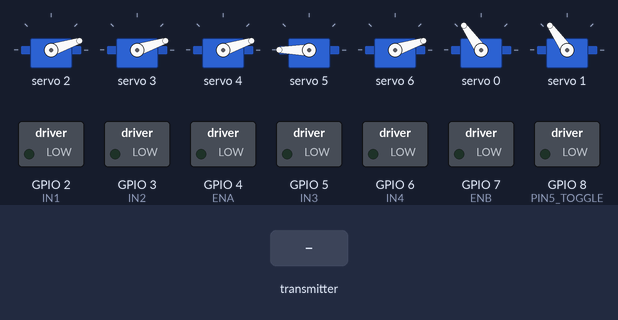
Simulated run of this sketch. Board: ESP32-S3. Parts: 7 × servo, switched loads named in the sketch (green lamp = pin HIGH). Inputs (shaded band) come from the test bench.

Above: at 1.2 s.
1.3 s: the transmitter starts sending pots.0 = 1024
At 2.0 s:
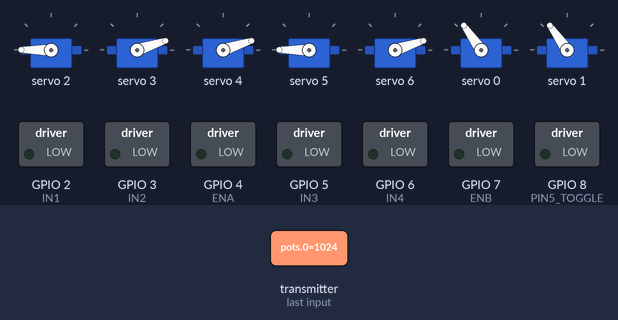
2.8 s: the transmitter starts sending pots.1 = 1024
At 3.3 s:
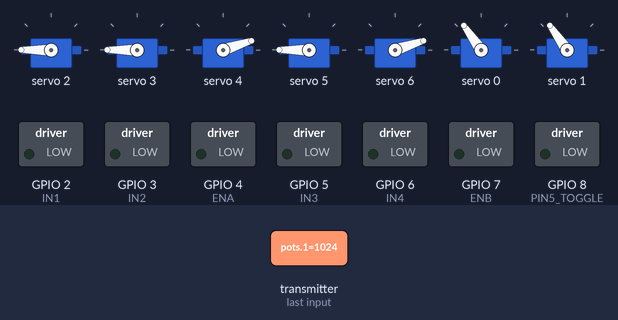
4.3 s: the transmitter starts sending pots.2 = 1024
At 4.7 s:
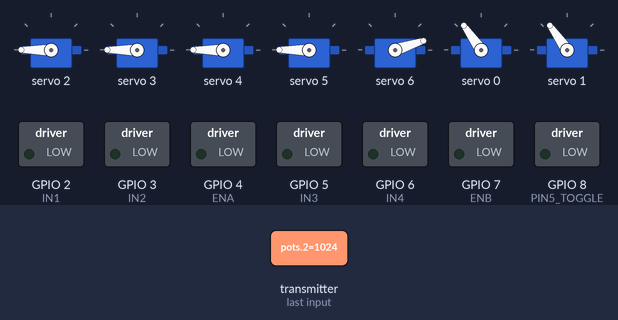
5.8 s: the transmitter starts sending pots.3 = 1024
At 6.3 s:
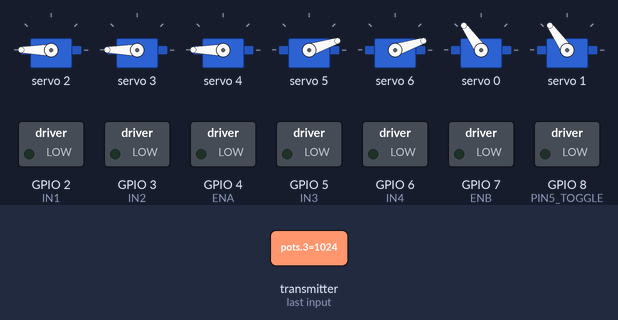
7.3 s: the transmitter starts sending pots.4 = 1024
At 7.6 s:
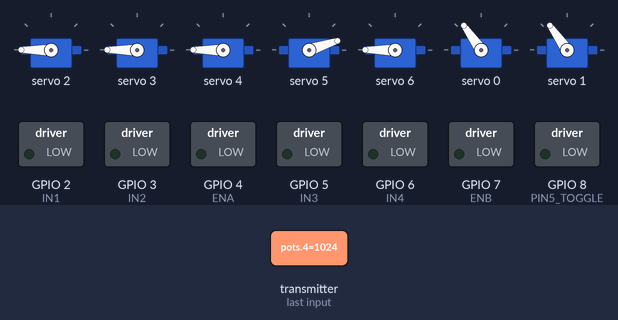
8.8 s: the transmitter starts sending pots.0 = 0
At 10.2 s:
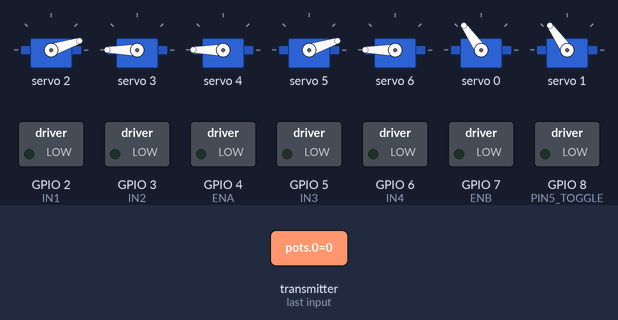
Timing chart, 0 to 11.3 s (numbered marks = the images above; inputs shaded):
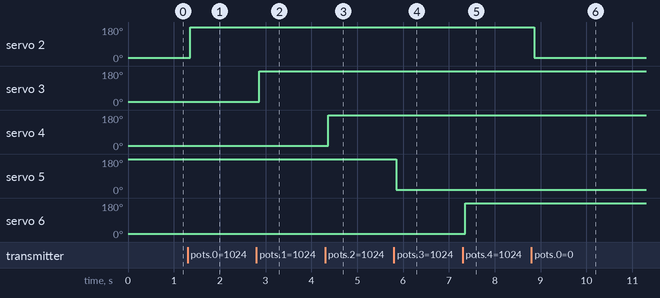

The sketch:

v1.ino
```cpp
#include <esp_now.h>
#include <WiFi.h>
#include <Wire.h>
#include <Adafruit_PWMServoDriver.h>

// Rover data structure
struct RoverData {
  uint8_t buttons[12];
  uint16_t pots[5];
};

volatile RoverData roverState;

// Motor pins
const int IN1 = 2, IN2 = 3, ENA = 4;
const int IN3 = 5, IN4 = 6, ENB = 7;

// Motor speed
const int MOTOR_SPEED = 255;

// Toggle pin for button 5
const int PIN5_TOGGLE = 8;
bool pin5State = false;

// Servo driver
#define MIN_PULSE 150  // Adjust if servos don't move
#define MAX_PULSE 600
#define SERVO_CHANNEL_START 2  // Channels 2,3,4,5,6 for pots
Adafruit_PWMServoDriver pwm = Adafruit_PWMServoDriver(0x40);

// Arm gripper servo
#define GRIPPER_CHANNEL 7
bool gripperState = false; // false = 0°, true = 120°

// Camera servo channels
#define CAM_SERVO1 0
#define CAM_SERVO2 1
int camServo1Pos = 90; // start middle
int camServo2Pos = 90;

// ---- Motor functions ----
void moveForward() {
  digitalWrite(IN1, LOW); digitalWrite(IN2, HIGH); analogWrite(ENA, MOTOR_SPEED);
  digitalWrite(IN3, LOW); digitalWrite(IN4, HIGH); analogWrite(ENB, MOTOR_SPEED);
}
void moveBackward() {
  digitalWrite(IN1, HIGH); digitalWrite(IN2, LOW); analogWrite(ENA, MOTOR_SPEED);
  digitalWrite(IN3, HIGH); digitalWrite(IN4, LOW); analogWrite(ENB, MOTOR_SPEED);
}
void turnLeft() {
  digitalWrite(IN1, HIGH); digitalWrite(IN2, LOW); analogWrite(ENA, MOTOR_SPEED);
  digitalWrite(IN3, LOW); digitalWrite(IN4, HIGH); analogWrite(ENB, MOTOR_SPEED);
}
void turnRight() {
  digitalWrite(IN1, LOW); digitalWrite(IN2, HIGH); analogWrite(ENA, MOTOR_SPEED);
  digitalWrite(IN3, HIGH); digitalWrite(IN4, LOW); analogWrite(ENB, MOTOR_SPEED);
}
void stopMotors() {
  analogWrite(ENA, 0); analogWrite(ENB, 0);
  digitalWrite(IN1, LOW); digitalWrite(IN2, LOW);
  digitalWrite(IN3, LOW); digitalWrite(IN4, LOW);
}

// ---- Servo function ----
void setServoAngle(uint8_t channel, int angle) {
  angle = constrain(angle, 0, 180);
  uint16_t pulse = map(angle, 0, 180, MIN_PULSE, MAX_PULSE);
  pwm.setPWM(channel, 0, pulse);
}

// ---- ESP-NOW callback ----
void OnDataRecv(const esp_now_recv_info_t *info, const uint8_t *data, int len) {
  if (len != sizeof(RoverData)) return;
  memcpy((void*)&roverState, data, sizeof(RoverData));
}

void setup() {
  WiFi.mode(WIFI_STA);
  if (esp_now_init() != ESP_OK) return;
  esp_now_register_recv_cb(OnDataRecv);

  // Motor pins
  pinMode(IN1, OUTPUT); pinMode(IN2, OUTPUT); pinMode(ENA, OUTPUT);
  pinMode(IN3, OUTPUT); pinMode(IN4, OUTPUT); pinMode(ENB, OUTPUT);
  stopMotors();

  // Toggle pin
  pinMode(PIN5_TOGGLE, OUTPUT);
  digitalWrite(PIN5_TOGGLE, LOW);

  // Servo init
  Wire.begin(16, 17); // SDA=16, SCL=17
  pwm.begin();
  pwm.setPWMFreq(50); // 50Hz for standard servos
}

void loop() {
  // Motor control
  if (roverState.buttons[0]) moveForward();
  else if (roverState.buttons[1]) turnLeft();
  else if (roverState.buttons[2]) turnRight();
  else if (roverState.buttons[3]) moveBackward();
  else stopMotors();

  // Servo control channels 2-6 from pots
  for (int i = 0; i < 5; i++) {
    int angle = map(roverState.pots[i], 0, 1023, 0, 180);

    // Reverse channel 5 (index 3)
    if (i == 3) angle = 180 - angle;

    setServoAngle(SERVO_CHANNEL_START + i, angle);
  }

  // ---- Button 5: toggle pin ----
  static bool lastButton5 = false;
  if (roverState.buttons[4] && !lastButton5) { // only toggle on rising edge
    pin5State = !pin5State;
    digitalWrite(PIN5_TOGGLE, pin5State ? HIGH : LOW);
  }
  lastButton5 = roverState.buttons[4];

  // ---- Button 6: gripper ----
  static bool lastButton6 = false;
  if (roverState.buttons[5] && !lastButton6) { // toggle on rising edge
    gripperState = !gripperState;
    setServoAngle(GRIPPER_CHANNEL, gripperState ? 140 : 80);
  }
  lastButton6 = roverState.buttons[5];

  // ---- Buttons 7-10: camera servo ----
  if (roverState.buttons[6]) camServo1Pos = constrain(camServo1Pos + 1, 0, 180);
  if (roverState.buttons[7]) camServo2Pos = constrain(camServo2Pos - 1, 0, 180);
  if (roverState.buttons[8]) camServo2Pos = constrain(camServo2Pos + 1, 0, 180);
  if (roverState.buttons[9]) camServo1Pos = constrain(camServo1Pos - 1, 0, 180);

  setServoAngle(CAM_SERVO1, camServo1Pos);
  setServoAngle(CAM_SERVO2, camServo2Pos);

  delay(20); // ~50Hz update
}
```

Measured:
- after the input at 1.3 s, servo 2: 18° → 180° after 0.06 s
- after the input at 2.8 s, servo 3: 18° → 180° after 0.07 s
- after the input at 4.3 s, servo 4: 18° → 180° after 0.07 s
- after the input at 5.8 s, servo 5: 180° → 18° after 0.06 s
- after the input at 7.3 s, servo 6: 18° → 180° after 0.06 s
- after the input at 8.8 s, servo 2: 180° → 18° after 0.07 s
